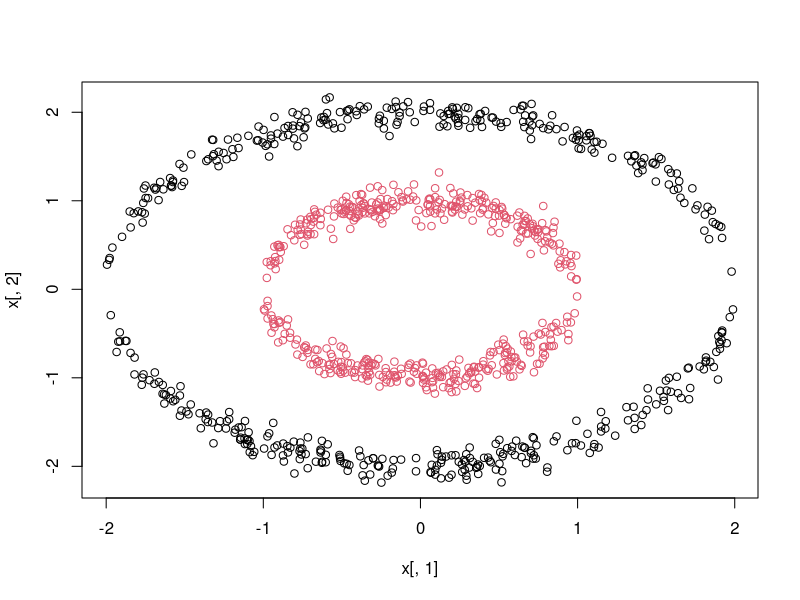
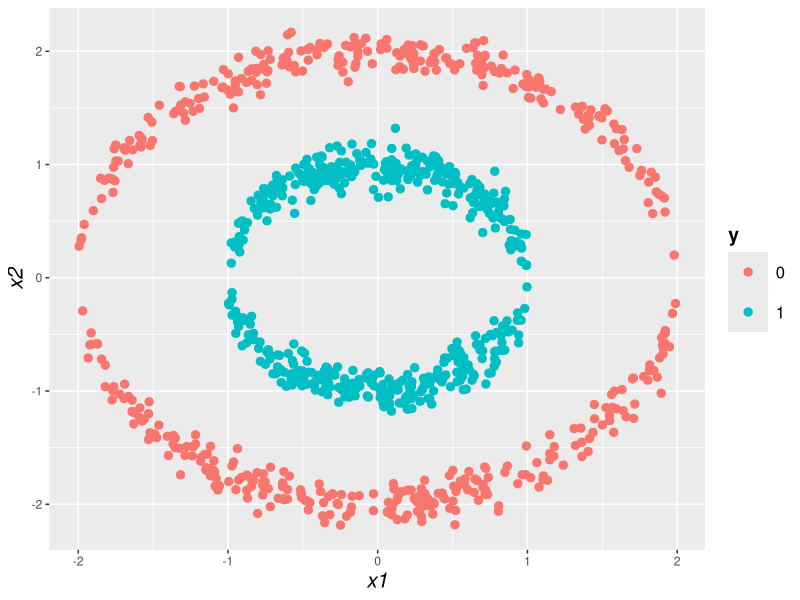
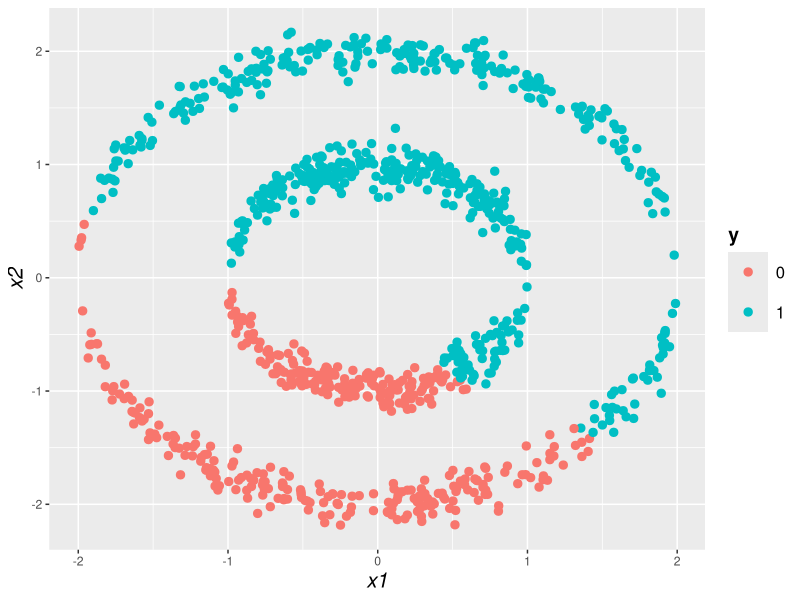
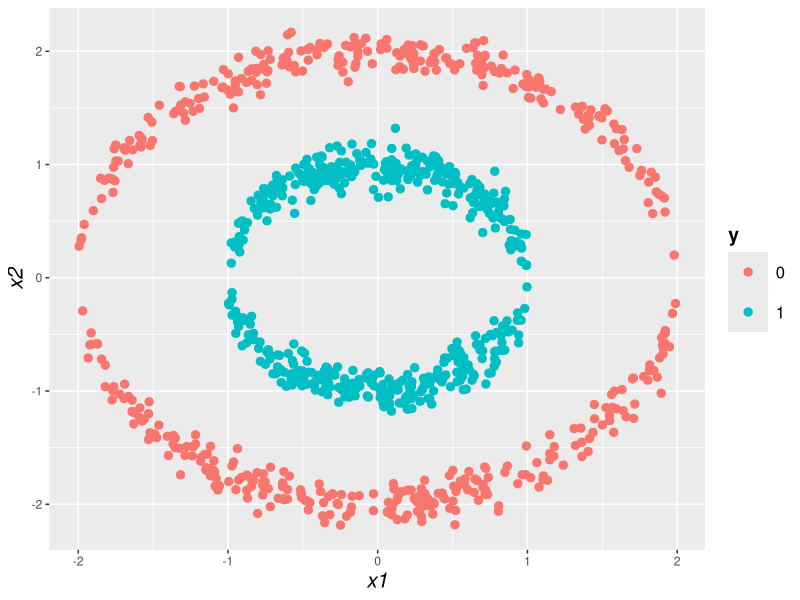
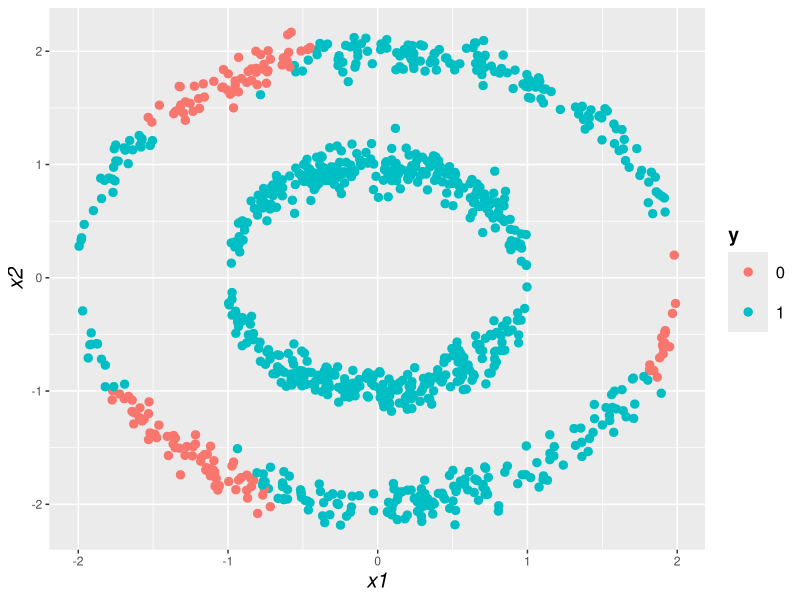
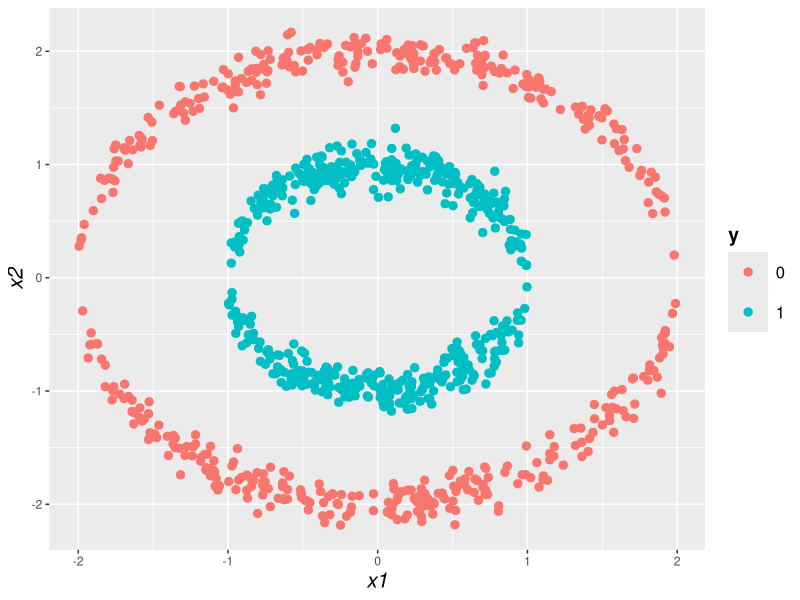

The R script that drew these images, in order:
###############################################
###### MASZYNY WEKTOROW PODPIERAJACYCH ########
###############################################


###### ZADANIE 1 #######
# generujemy dane wedlug opisu
y <- c(rep(1, 500), rep(0, 500))
x <- matrix(0, ncol = 2, nrow = 1000)

# generujemy obserwacje z klasy 1
x[1:500, 1] <- runif(500, -1, 1)
x[1:500, 2] <- sample(x = c(-1, 1), size = 500, replace = T, prob = c(0.5, 0.5))*sqrt(1-x[1:500, 1]^2)
# generujemy obserwacje z klasy 0
x[501:1000, 1] <- runif(500, -2, 2)
x[501:1000, 2] <- sample(x = c(-1, 1), size = 500, replace = T, prob = c(0.5, 0.5))*sqrt(4-x[501:1000, 1]^2)

# dodajemy szum do zmiennej x2
x[, 2] <- x[, 2] + rnorm(1000, 0, 0.1)

# wykres rozproszenia zmiennych w klasach
plot(x[, 1], x[, 2], col = as.factor(y))

# lub w ggplot2
library(ggplot2)
q <- ggplot(data = data.frame(y = y, x = x), aes(x = x.1, y = x.2, col = as.factor(y)))+
  geom_point(size = 2.5) + 
  xlab("x1") + ylab("x2") + 
  theme(axis.title.x = element_text(size = 15, angle = 0, face = "italic"), 
        axis.title.y = element_text(size = 15, angle = 90, face = "italic")) +
  theme(legend.title = element_text(size = 14, face = "bold")) +
  theme(legend.text = element_text(colour = "black", size = 12)) + 
  guides(color = guide_legend(keywidth = 2, keyheight = 2)) + 
  labs(colour = "y")
q

ggsave(filename = "svm.pdf", plot = q, width = 10, height = 8)



# dla tak wygenerowanych danych testujemy dzialanie metody svm z roznymi jadrami

library(e1071)

model1 <- svm(x, as.factor(y), kernel = "linear")
yhat1 <- predict(model1, x)

q1 <- ggplot(data = data.frame(y = yhat1, x = x), aes(x = x.1, y = x.2, col = as.factor(y)))+
  geom_point(size = 2.5) + 
  xlab("x1") + ylab("x2") + 
  theme(axis.title.x = element_text(size = 15, angle = 0, face = "italic"), 
        axis.title.y = element_text(size = 15, angle = 90, face = "italic")) +
  theme(legend.title = element_text(size = 14, face = "bold")) +
  theme(legend.text = element_text(colour = "black", size = 12)) + 
  guides(color = guide_legend(keywidth = 2, keyheight = 2)) + 
  labs(colour = "y")
q1


################################################################################
model2 <- svm(x, as.factor(y), kernel = "radial")
yhat2 <- predict(model2, x)

q2 <- ggplot(data = data.frame(y = yhat2, x = x), aes(x = x.1, y = x.2, col = as.factor(y)))+
  geom_point(size = 2.5) + 
  xlab("x1") + ylab("x2") + 
  theme(axis.title.x = element_text(size = 15, angle = 0, face = "italic"), 
        axis.title.y = element_text(size = 15, angle = 90, face = "italic")) +
  theme(legend.title = element_text(size = 14, face = "bold")) +
  theme(legend.text = element_text(colour = "black", size = 12)) + 
  guides(color = guide_legend(keywidth = 2, keyheight = 2)) + 
  labs(colour = "y")
q2




################################################################################
model3 <- svm(x, as.factor(y), kernel = "polynomial", degree = 5)
yhat3 <- predict(model3, x)

q3 <- ggplot(data = data.frame(y = yhat3, x = x), aes(x = x.1, y = x.2, col = as.factor(y)))+
  geom_point(size = 2.5) + 
  xlab("x1") + ylab("x2") + 
  theme(axis.title.x = element_text(size = 15, angle = 0, face = "italic"), 
        axis.title.y = element_text(size = 15, angle = 90, face = "italic")) +
  theme(legend.title = element_text(size = 14, face = "bold")) +
  theme(legend.text = element_text(colour = "black", size = 12)) + 
  guides(color = guide_legend(keywidth = 2, keyheight = 2)) + 
  labs(colour = "y")
q3







